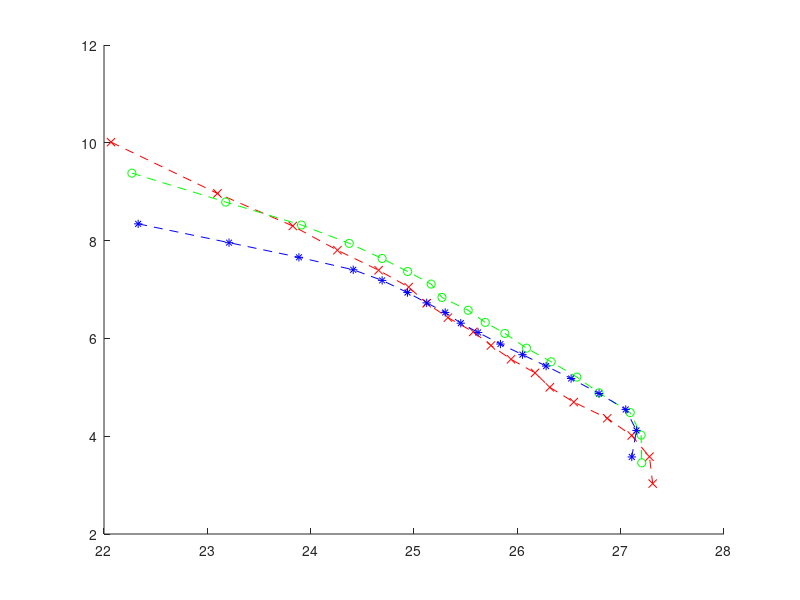

The MATLAB source for this figure: (Note: this script raises an error after producing the figure.)
close all
clear
% 
% f_interference = load('C:\Users\krisl\Desktop\Summer2023\CompressedImaging5GNR\Summer Figure Generators\alphaPowerControl\alphaPowerControl_vary_V_RICEscene_Interference_v2.mat');
% f_interference = load('alphaPowerControl_vary_V_RICEscene_Interference_v3_0dBGain_fullData_n100.mat');
f_interference = load('alphaPowerControl_vary_V_RICEscene_Interference_v3_0dBGain_v4.mat');


% f_interference = load('C:\Users\krisl\Desktop\Summer2023\CompressedImaging5GNR\Summer Figure Generators\alphaPowerControl\alphaPowerControl_vary_V_UniformScene_Interference_v2.mat');

% f_noInterference = load("C:\Users\krisl\Desktop\Summer2023\CompressedImaging5GNR\Summer Figure Generators\alphaPowerControl\alphaPowerControl_vary_V_RICEscene_noInterference_v2.mat");

alpha_range = f_interference.alpha_range;
v_range = f_interference.v_range;
u_range = f_interference.u_range;

psnrs_interference = f_interference.psnrs;
sum_capacities = f_interference.sum_capacities;

% psnrs_noInterference = f_noInterference.psnrs;
% sum_capacities_noInterference = f_noInterference.sum_capacities;

figure; hold on;
x = [];
y = [];
for v_ind = [2, 3, 4]
    if(v_ind==2)
        lin_str = 'r--x';
    elseif (v_ind == 3)
        lin_str = 'g--o';
    else
        lin_str = 'b--*';
    end

    psnrs_curr_interference = squeeze(10.^(psnrs_interference(v_ind, 2:19, :)./10));
    sum_capacities_curr_interference = squeeze(sum_capacities(v_ind, 2:19, :));
    % plot(10*log10(mean(psnrs_curr_interference(:, :), 2)), mean(sum_capacities_curr_interference(:, :), 2), ...
    %     lin_str);
    plot(10*log10(mean(psnrs_curr_interference(:, :), 2)), mean(sum_capacities_curr_interference(:, :), 2), lin_str);
end

for v_ind = 2:length(v_range)-1
    % if(v_ind==1)
    %     lin_str = 'r-x';
    % elseif (v_ind == 2)
    %     lin_str = 'g-o';
    % else
    %     lin_str = 'b-*';
    % end

    psnrs_curr_interference = squeeze(10.^(psnrs_interference(v_ind, 2:19, :)./10));
    sum_capacities_curr_interference = squeeze(sum_capacities(v_ind, 2:19, :));
    
    x = [x; 10*log10(mean(psnrs_curr_interference, 2))];
    y = [y; mean(sum_capacities_curr_interference, 2)];
end
x = [x; min(x, [], 'all')];
y = [y; min(y, [], 'all')];
convexHull = convhull(x, y);
plot(x(convexHull), y(convexHull), 'Color', [0 0 0]);

xlabel('Image PSNR [dB]','Interpreter','latex', 'FontSize',14);
ylabel('$R_U$ [bps/Hz]', 'Interpreter','latex','FontSize',14);
xlim([min(x, [], 'all'), inf]);
ylim([min(y, [], 'all'), inf]);
% ylim([-inf, 10]);
% title({'Tradeoff Curve for RICE Scene', '$U+V = 8$'}, 'FontSize', 14, 'Interpreter', 'latex')

grid on;
legend({'$U=1; V=7$', '$U=2; V=6$', '$U=3; V=5$', 'Convex Hull'}, 'Interpreter','latex','FontSize',14, 'Location','best');